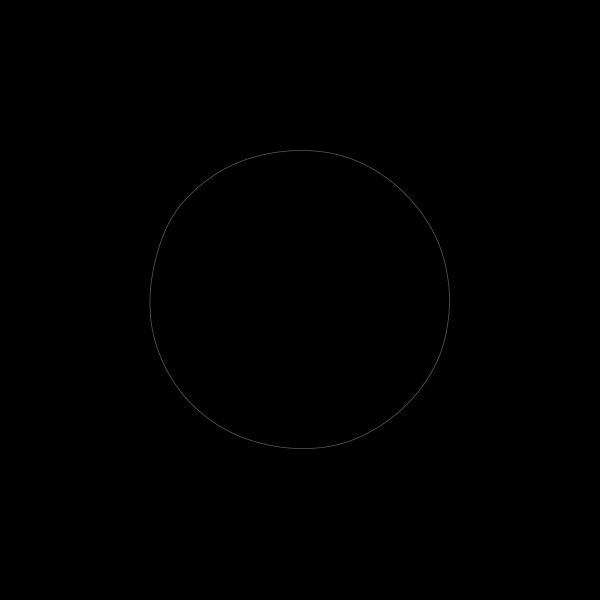
Frame 1 (no input)
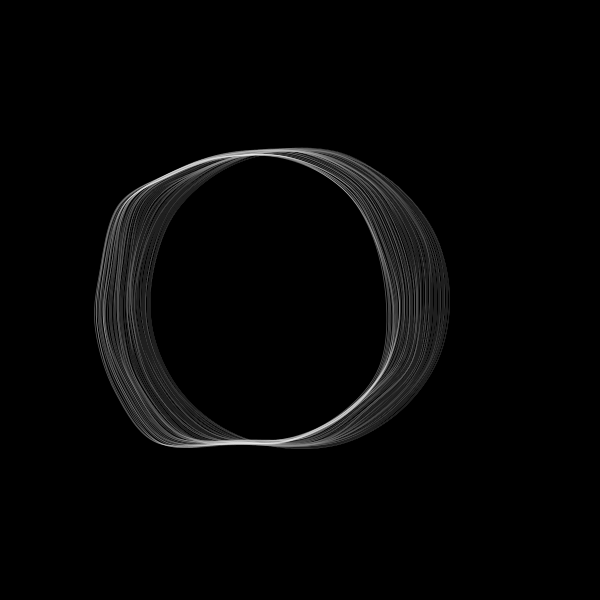
Frame 60 (the mouse pressed at the canvas centre just before this capture)
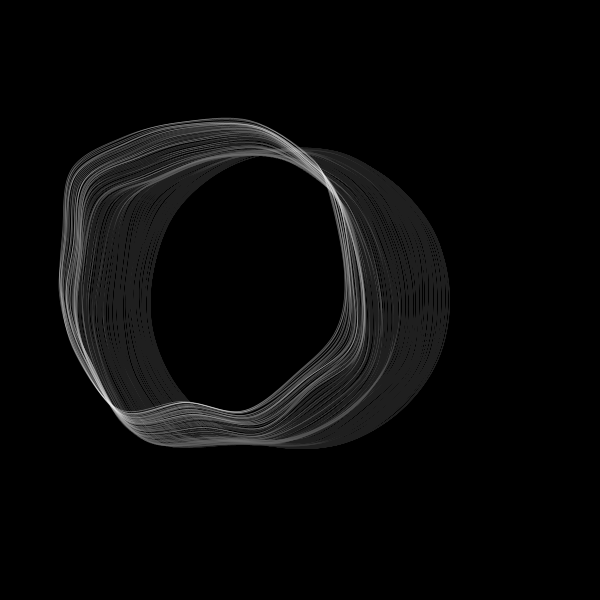
Frame 120 (the mouse held since frame 60 and released just before this capture)

The Processing sketch that drew these frames (run headless with seeded random() and noise(); from frame 60 on, the mouse is pressed at the canvas centre):

// Processing sketch: perlin_form_walk
// ── perlin_form_walk.pde
PVector p2;
PVector p1;
float stepSize = 1;
float noiseScale = 100; 
float noiseStrength = 10;

float noiseZ, noiseZVelocity = 0.01;
float angle;
float strokeWidth = 0.3;

int formResolution = 15;
float distortionFactor = 1;
float initRadius = 150;
float[] x = new float[formResolution];
float[] y = new float[formResolution];


void setup(){
  size(600,600);
  p2 = new PVector(width/2, height/2);
  p1 = p2.copy();
  
  //calculate intial coordinates for form
  float angle = radians(360/float(formResolution));
  for (int i=0; i<formResolution; i++){
    x[i] = cos(angle*i) * initRadius;
    y[i] = sin(angle*i) * initRadius;  
  }
  
  smooth();
 // frameRate(4);
  background(0);
  
}

void draw(){
  fill(0, 4);
  noStroke();
  rect(0,0,width,height);

  stroke(255, 90);
  
    angle = noise(p2.x/noiseScale, p2.y/noiseScale, noiseZ) * noiseStrength;
  
    PVector aV = new PVector(cos(angle) * stepSize,sin(angle) * stepSize);
    p2.add(aV);
    
    // offscreen wrap
    if (p2.x<-10) p2.x=p1.x=width+10;
    if (p2.x>width+10) p2.x=p1.x=-10;
    if (p2.y<-10) p2.y=p1.y=height+10;
    if (p2.y>height+10) p2.y=p1.y=-10;
    
     // calculate new points
  for (int i=0; i<formResolution; i++){
    x[i] += random(-stepSize,stepSize);
    y[i] += random(-stepSize,stepSize);
    // ellipse(x[i], y[i], 5, 5);
  }
    
    strokeWeight(0.75);
    noFill();
    
    beginShape();
  // start controlpoint
  curveVertex(x[formResolution-1]+p2.x, y[formResolution-1]+p2.y);

  // only these points are drawn
  for (int i=0; i<formResolution; i++){
    curveVertex(x[i]+p2.x, y[i]+p2.y);
  }
  curveVertex(x[0]+p2.x, y[0]+p2.y);

  // end controlpoint
  curveVertex(x[1]+p2.x, y[1]+p2.y);
  endShape();
    

    p1.set(p2);
    noiseZ += noiseZVelocity;

}
